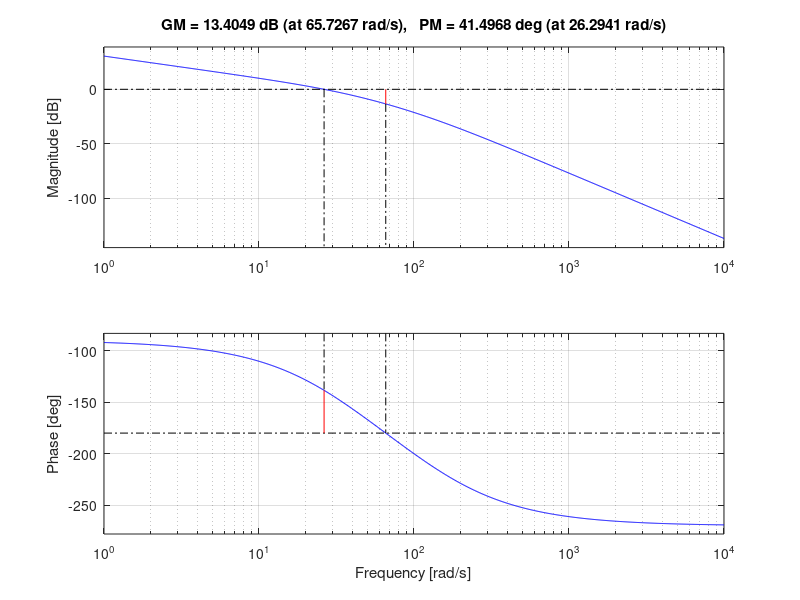

MATLAB code for this plot:
clear all
clc
close all

K=1440;
s = tf('s');
G=(((K*100))/((s*(s+36)*(s+120))))

%figure,nyquist(G1)

%sys=tf(G)
figure,bode(G)
margin(G);
%grid
